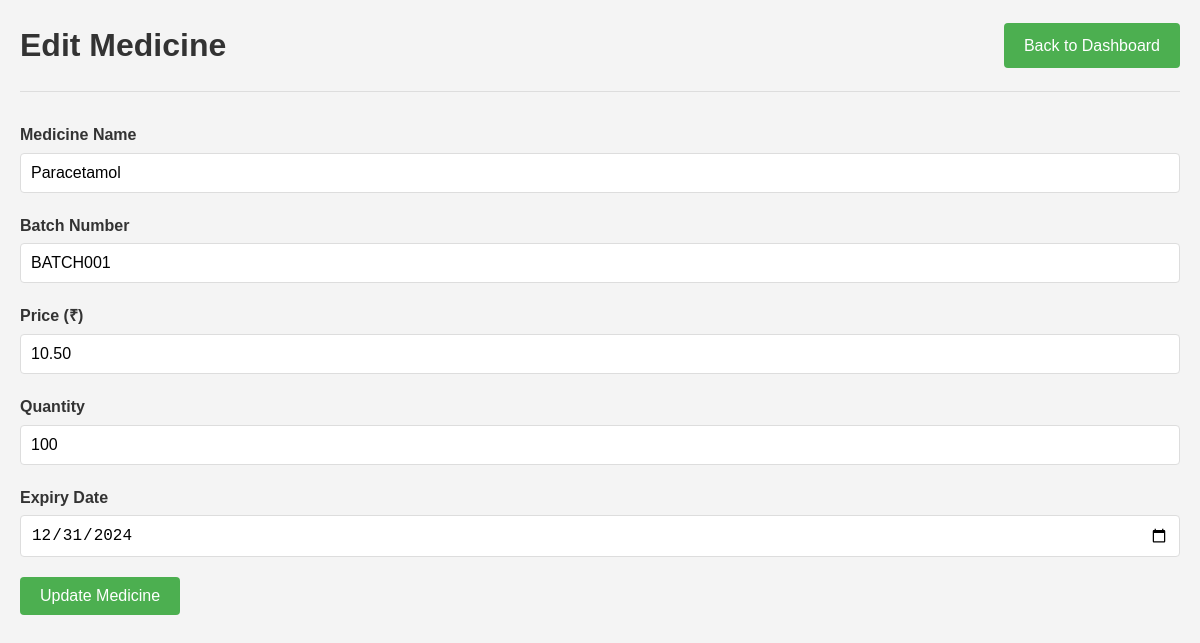
/add_medicine.php?id=1 (signed in), run on the app's committed database.
### tables this page shows
CREATE TABLE IF NOT EXISTS medicines (
    id INT PRIMARY KEY AUTO_INCREMENT,
    name VARCHAR(100) NOT NULL,
    batch_no VARCHAR(50) NOT NULL,
    price DECIMAL(10,2) NOT NULL,
    quantity INT NOT NULL,
    expiry_date DATE NOT NULL
);

### add_medicine.php (the view, shortened to what this page needs)
<?php
require_once 'db.php';
$medicine = null;
if (isset($_GET['id'])) {
    $stmt = $pdo->prepare("SELECT * FROM medicines WHERE id = ?");
    $stmt->execute([$_GET['id']]);
    $medicine = $stmt->fetch();
}
?>
<!DOCTYPE html>
<html lang="en">
<head>
    <link rel="stylesheet" href="style.css">
</head>
<body>
    <div class="container">
        <header>
            <h1><?php echo $medicine ? 'Edit' : 'Add'; ?> Medicine</h1>
            <a href="dashboard.php" class="btn">Back to Dashboard</a>
        </header>
        <form method="POST" class="medicine-form">
            <div class="form-group">
                <label for="name">Medicine Name</label>
                <input type="text" id="name" name="name" required
                       value="<?php echo $medicine ? htmlspecialchars($medicine['name']) : ''; ?>">
            </div>
            <div class="form-group">
                <label for="batch_no">Batch Number</label>
                <input type="text" id="batch_no" name="batch_no" required
                       value="<?php echo $medicine ? htmlspecialchars($medicine['batch_no']) : ''; ?>">
            </div>
            <div class="form-group">
                <label for="price">Price (₹)</label>
                <input type="number" id="price" name="price" step="0.01" required
                       value="<?php echo $medicine ? $medicine['price'] : ''; ?>">
            </div>
            <div class="form-group">
                <label for="quantity">Quantity</label>
                <input type="number" id="quantity" name="quantity" required
                       value="<?php echo $medicine ? $medicine['quantity'] : ''; ?>">
            </div>
            <div class="form-group">
                <label for="expiry_date">Expiry Date</label>
                <input type="date" id="expiry_date" name="expiry_date" required
                       value="<?php echo $medicine ? $medicine['expiry_date'] : ''; ?>">
            </div>
            <button type="submit" class="btn"><?php echo $medicine ? 'Update' : 'Add'; ?> Medicine</button>
        </form>
    </div>
</body>
</html>

### style.css (style rules this page uses)
* { margin: 0; padding: 0; box-sizing: border-box; }
body { font-family: Arial, sans-serif; line-height: 1.6; background-color: #f4f4f4; color: #333; }
.container { max-width: 1200px; margin: 0 auto; padding: 20px; }
header { display: flex; justify-content: space-between; align-items: center; margin-bottom: 30px; padding-bottom: 20px; border-bottom: 1px solid #ddd; }
.btn { display: inline-block; padding: 10px 20px; background-color: #4CAF50; color: white; text-decoration: none; border: none; border-radius: 4px; cursor: pointer; font-size: 16px; }
.form-group { margin-bottom: 20px; }
label { display: block; margin-bottom: 5px; font-weight: bold; }
input[type="text"], input[type="password"], input[type="number"], input[type="date"], select { width: 100%; padding: 10px; border: 1px solid #ddd; border-radius: 4px; font-size: 16px; }

### data on the page
medicines: name "Paracetamol", batch_no "BATCH001", price "10.50", quantity "100", expiry_date "12/31/2024"
